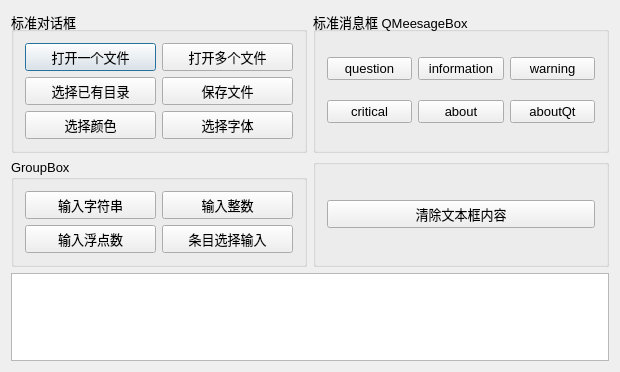
<?xml version="1.0" encoding="UTF-8"?>
<ui version="4.0">
 <class>Dialog</class>
 <widget class="QDialog" name="Dialog">
  <property name="geometry">
   <rect>
    <x>0</x>
    <y>0</y>
    <width>620</width>
    <height>372</height>
   </rect>
  </property>
  <property name="windowTitle">
   <string>Dialog</string>
  </property>
  <layout class="QVBoxLayout" name="verticalLayout_2">
   <item>
    <layout class="QGridLayout" name="gridLayout_3">
     <item row="0" column="0">
      <widget class="QGroupBox" name="groupBox">
       <property name="font">
        <font>
         <pointsize>10</pointsize>
        </font>
       </property>
       <property name="title">
        <string>标准对话框</string>
       </property>
       <layout class="QGridLayout" name="gridLayout_2">
        <item row="0" column="0">
         <widget class="QPushButton" name="btnOpen">
          <property name="text">
           <string>打开一个文件</string>
          </property>
         </widget>
        </item>
        <item row="0" column="1">
         <widget class="QPushButton" name="btnOpenMulti">
          <property name="text">
           <string>打开多个文件</string>
          </property>
         </widget>
        </item>
        <item row="1" column="0">
         <widget class="QPushButton" name="btnSelDir">
          <property name="text">
           <string>选择已有目录</string>
          </property>
         </widget>
        </item>
        <item row="1" column="1">
         <widget class="QPushButton" name="btnSave">
          <property name="text">
           <string>保存文件</string>
          </property>
         </widget>
        </item>
        <item row="2" column="0">
         <widget class="QPushButton" name="btnColor">
          <property name="text">
           <string>选择颜色</string>
          </property>
         </widget>
        </item>
        <item row="2" column="1">
         <widget class="QPushButton" name="btnFont">
          <property name="text">
           <string>选择字体</string>
          </property>
         </widget>
        </item>
       </layout>
      </widget>
     </item>
     <item row="0" column="1">
      <widget class="QGroupBox" name="groupBox_2">
       <property name="font">
        <font>
         <pointsize>10</pointsize>
        </font>
       </property>
       <property name="title">
        <string>标准消息框 QMeesageBox</string>
       </property>
       <layout class="QGridLayout" name="gridLayout_4">
        <item row="0" column="0">
         <widget class="QPushButton" name="btnMsgQuestion">
          <property name="text">
           <string>question</string>
          </property>
         </widget>
        </item>
        <item row="0" column="1">
         <widget class="QPushButton" name="btnMsgInformation">
          <property name="text">
           <string>information</string>
          </property>
         </widget>
        </item>
        <item row="0" column="2">
         <widget class="QPushButton" name="btnMsgWarning">
          <property name="text">
           <string>warning</string>
          </property>
         </widget>
        </item>
        <item row="1" column="0">
         <widget class="QPushButton" name="btnMsgCritical">
          <property name="text">
           <string>critical</string>
          </property>
         </widget>
        </item>
        <item row="1" column="1">
         <widget class="QPushButton" name="btnMsgAbout">
          <property name="text">
           <string>about</string>
          </property>
         </widget>
        </item>
        <item row="1" column="2">
         <widget class="QPushButton" name="btnMsgAboutQt">
          <property name="text">
           <string>aboutQt</string>
          </property>
         </widget>
        </item>
       </layout>
      </widget>
     </item>
     <item row="1" column="0">
      <widget class="QGroupBox" name="groupBox_3">
       <property name="font">
        <font>
         <pointsize>10</pointsize>
        </font>
       </property>
       <property name="title">
        <string>GroupBox</string>
       </property>
       <layout class="QGridLayout" name="gridLayout">
        <item row="0" column="0">
         <widget class="QPushButton" name="btnInputString">
          <property name="text">
           <string>输入字符串</string>
          </property>
         </widget>
        </item>
        <item row="0" column="1">
         <widget class="QPushButton" name="btnInputInt">
          <property name="text">
           <string>输入整数</string>
          </property>
         </widget>
        </item>
        <item row="1" column="0">
         <widget class="QPushButton" name="btnInputFloat">
          <property name="text">
           <string>输入浮点数</string>
          </property>
         </widget>
        </item>
        <item row="1" column="1">
         <widget class="QPushButton" name="btnInputItem">
          <property name="text">
           <string>条目选择输入</string>
          </property>
         </widget>
        </item>
       </layout>
      </widget>
     </item>
     <item row="1" column="1">
      <widget class="QGroupBox" name="groupBox_4">
       <property name="title">
        <string/>
       </property>
       <layout class="QVBoxLayout" name="verticalLayout">
        <item>
         <widget class="QPushButton" name="btnClearText">
          <property name="font">
           <font>
            <pointsize>10</pointsize>
           </font>
          </property>
          <property name="text">
           <string>清除文本框内容</string>
          </property>
         </widget>
        </item>
       </layout>
      </widget>
     </item>
    </layout>
   </item>
   <item>
    <widget class="QPlainTextEdit" name="plainTextEdit"/>
   </item>
  </layout>
 </widget>
 <layoutdefault spacing="6" margin="11"/>
 <resources/>
 <connections/>
</ui>
